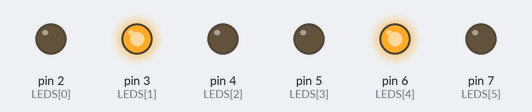
Recording of a sketch running on a simulated Arduino Uno, built with avr-gcc and run on an emulated ATmega328P. On the bench: output pins drawn as LEDs (lit = HIGH).

Above: at 2.0 s.
At 6.0 s:
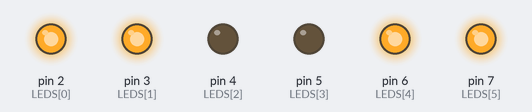
At 9.0 s:
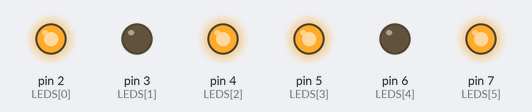
Timing chart, 0 to 13.0 s (numbered marks = the images above):
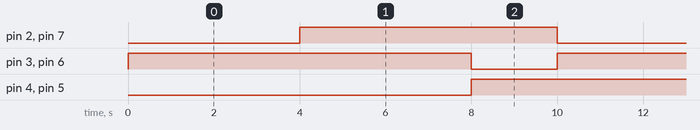

The sketch:

W1-1_LED.ino
```cpp
// the pins where the LEDs are positioned
const int LEDS[] = {2, 3, 4, 5, 6, 7};

void setup() {
  for (int i = 0; i < 6; ++i) {
    pinMode(LEDS[i], OUTPUT);
  }
}

void loop() {
  //test();

  // the 6 LEDs work by 2 groups of 3
  // they simulate two semaphors
  // they function as follows:
  // RED1 -- ORG1 -- GRN1 -- RED2 -- ORG2 -- GRN2
  //  ON  -- OFF  --  ON  -- OFF  -- OFF  -- OFF
  // (4 seconds)
  // RED1 -- ORG1 -- GRN1 -- RED2 -- ORG2 -- GRN2
  // OFF  -- OFF  --  ON  --  ON  -- OFF  -- OFF
  // (4 seconds)
  // RED1 -- ORG1 -- GRN1 -- RED2 -- ORG2 -- GRN2
  // OFF  --  ON  -- OFF  -- OFF  --  ON  -- OFF
  // (2 seconds)
  // RED1 -- ORG1 -- GRN1 -- RED2 -- ORG2 -- GRN2
  //  ON  -- OFF  --  ON  -- OFF  -- OFF  -- OFF
  // and so on...
    doStuff();
}

// Test LED state
void test() {
  digitalWrite(LEDS[1], HIGH);
  delay(1000);
  digitalWrite(LEDS[0], LOW);
  delay(1000);
}

// Control LEDs
// HIGH = OFF, LOW = ON
void doStuff() {
    digitalWrite(LEDS[1], HIGH);
    digitalWrite(LEDS[4], HIGH);
    digitalWrite(LEDS[0], LOW);
    digitalWrite(LEDS[5], LOW);
    delay(4000);
    digitalWrite(LEDS[0], HIGH);
    digitalWrite(LEDS[5], HIGH);
    digitalWrite(LEDS[2], LOW);
    digitalWrite(LEDS[3], LOW);
    delay(4000);
    digitalWrite(LEDS[2], HIGH);
    digitalWrite(LEDS[3], HIGH);
    digitalWrite(LEDS[1], LOW);
    digitalWrite(LEDS[4], LOW);
    delay(2000);
}
```

Measured:
- by itself, pin 2 (LEDS[0]), pin 4 (LEDS[2]), pin 5 (LEDS[3]), pin 7 (LEDS[5]): alternates HIGH for 6.0 s and LOW for 4.0 s
- by itself, pin 3 (LEDS[1]), pin 6 (LEDS[4]): alternates HIGH for 8.0 s and LOW for 2.0 s
- by itself, everything shown: repeats every 10.0 s, in 3 steps
